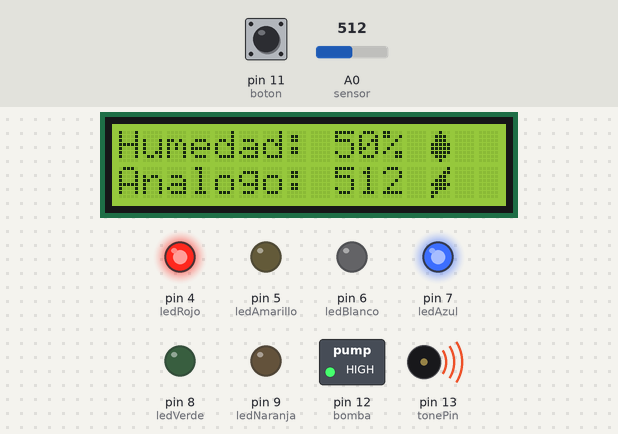
Bench run of a sketch on a simulated Arduino Uno, built with avr-gcc and run on an emulated ATmega328P. Shown: 16×2 character LCD, switched loads named in the sketch (green lamp = pin HIGH), output pins drawn as LEDs (lit = HIGH), buzzer (waves = sounding). Dashed ring = blinking. The inputs (shaded band) are chosen by the test bench; at power-on: A0 (sensor) = 512, pin 11 (boton) LOW. What the sketch prints to the serial monitor is not drawn.

Above: at 1.2 s.
1.3 s: A0 (sensor) set to 306
At 6.3 s:
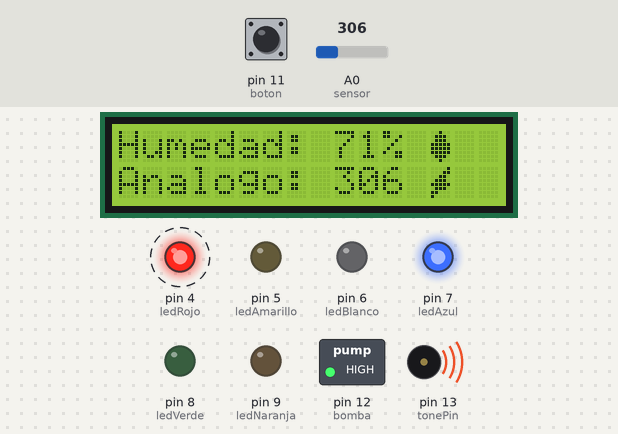
7.8 s: pin 11 (boton) pulled HIGH for 3.2 s
At 11.5 s:
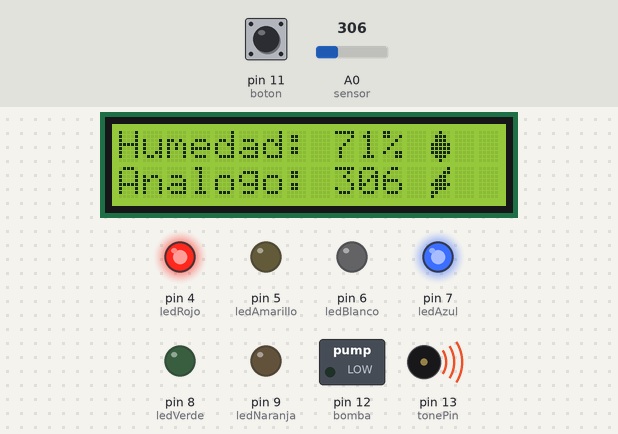
12.6 s: pin 11 (boton) pulled HIGH for 1.3 s
At 15.0 s:
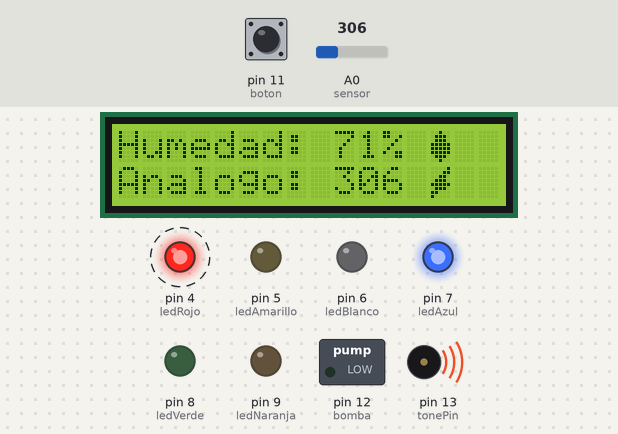
15.4 s: A0 (sensor) set to 90
At 20.0 s:
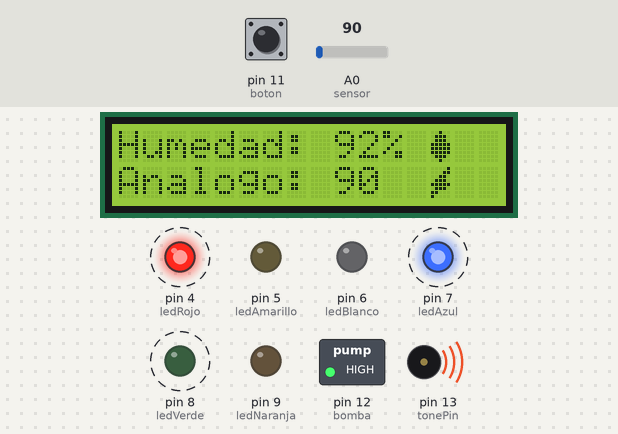
21.9 s: A0 (sensor) set to 900
At 23.9 s:
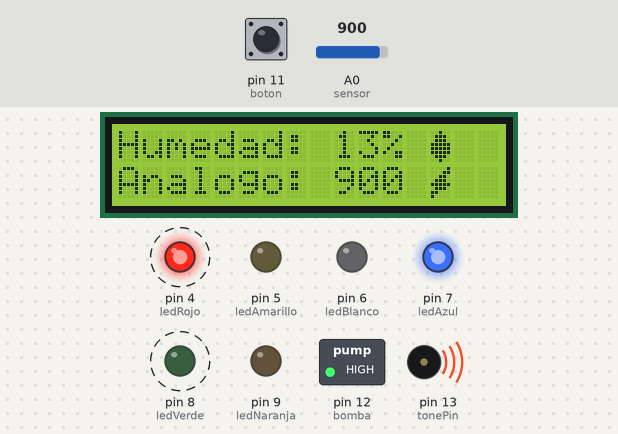
28.4 s: A0 (sensor) set to 1023
At 33.0 s:
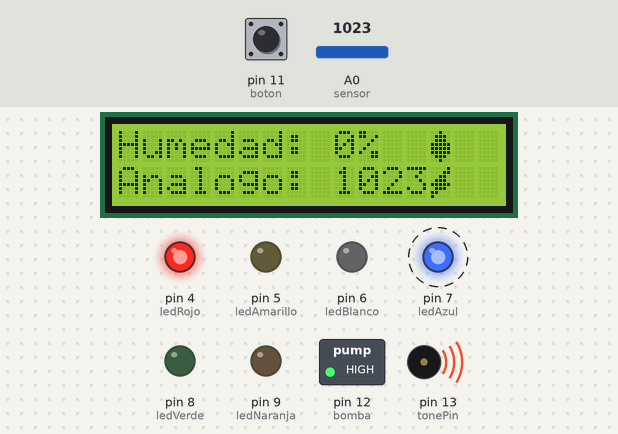
Timing chart, 0 to 35.9 s (numbered marks = the images above; inputs shaded):
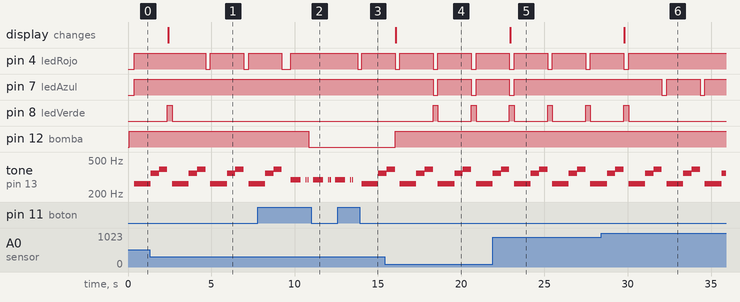

Measured:
- after the input at 1.3 s, pin 4 (ledRojo): alternates HIGH for 2.0 s and LOW for 0.29 s, starting after 3.4 s; pin 8 (ledVerde): goes on until 2.7 s, then stays LOW; the display: changes after 1.1 s (image 1)
- after the input at 7.8 s, pin 12 (bomba): HIGH → LOW after 3.1 s
- after the input at 12.6 s, pin 4 (ledRojo): HIGH → LOW after 1.2 s, → HIGH 0.25 s later
- after the input at 15.4 s, pin 7 (ledAzul): alternates HIGH for 2.0 s and LOW for 0.29 s, starting after 2.9 s; pin 8 (ledVerde): alternates HIGH for 0.29 s and LOW for 2.0 s, starting after 2.9 s; the display: changes after 0.67 s (image 4)
- after the input at 21.9 s, pin 7 (ledAzul): goes on until 23.2 s, then stays HIGH; the display: changes after 1.0 s (image 5)
- after the input at 28.4 s, pin 4 (ledRojo): goes on until 30.1 s, then stays HIGH; pin 7 (ledAzul): alternates HIGH for 2.0 s and LOW for 0.29 s, starting after 3.7 s; pin 8 (ledVerde): goes on until 30.1 s, then stays LOW; the display: changes after 1.4 s (image 6)
- by itself, tone on pin 13 (tonePin): repeats every 2.3 s: 392 Hz 0.50 s, silent 0.29 s, 262 Hz 1.0 s, 349 Hz 0.50 s

The sketch:

codigoFinal.ino
```cpp
#include <Wire.h>
#include <LiquidCrystal_I2C.h>

#define ledVerde 8
#define ledAzul 7
#define ledBlanco 6
#define ledAmarillo 5
#define ledRojo 4
#define ledNaranja 9
#define sensor A0
#define tonePin 13
#define boton 11
#define bomba 12

LiquidCrystal_I2C lcd(0x27,16,2);

bool banderaBomba = false;


byte gota[8] = {
B00100,
B01110,
B01110,
B11111,
B11111,
B11111,
B01110,
B00100
};

byte rayo[8]{
B00001,
B00011,
B00110,
B01110,
B11111,
B01110,
B11000,
B10000

};

// Estado anterior del botón


//control de los leds
void controlLed(int a,int b,int c){
	  digitalWrite(ledVerde, a);
    digitalWrite(ledAzul, b);
    digitalWrite(ledRojo, c);
}


//Obtiene la lectura del sensor y retorna el porcentaje.
uint8_t getSoilmoisture ( void ){
  uint16_t valor =  analogRead(sensor);
  uint8_t porcentaje = map(valor, 0, 1023, 100, 0 );
  return porcentaje;
}

//Obtiene cómo parámetro el resultado de getSoilmoisture
//y realiza la lógica necesaria para cambiar de color los LEDs.
void ledIndicator ( uint8_t data ){

  if(data <= 100 && data > 75){
    //verde
  	controlLed(255,0,0);
  }
  else if(data <= 75 && data > 50){
    //azul
  	controlLed(0,255,0);
  }
  else if(data <= 50 && data > 25){
    //blanco
  	controlLed(255,255,255);
  }
  else if(data <= 25 && data > 0){
    //amarillo
  	controlLed(255,255,0);
  }
  else if(data ==0 ){
    //rojo
  	controlLed(0,0,255);
  }
}


//Realiza lo mismo que la función anterior solo que
//en lugar de cambiar los LEDs de color,
//muestra en la pantalla el porcentaje de humedad.
void showValue( uint8_t data ){
	  lcd.setCursor(0,0);
	  lcd.print("Humedad: ");
    lcd.setCursor(9,0);
    lcd.print("    ");
    lcd.setCursor(9,0);
    lcd.print(data);
  	lcd.print("%");
  	lcd.setCursor(13, 0);
  	lcd.write(byte(0));
  	Serial.print("Humedad: ");
  	Serial.print(data);
  	Serial.println("%");

  	int analogo = analogRead(sensor);

  	lcd.setCursor(0,1);
	  lcd.print("Analogo: ");
    lcd.setCursor(9,1);
    lcd.print("    ");
    lcd.setCursor(9,1);
    lcd.print(analogo);
  	lcd.setCursor(13, 1);
  	lcd.write(byte(1));
  	Serial.print("Analogo: ");
  	Serial.println(analogo);
}

//indicar que melodía va a tocar.
void playSong ( uint8_t song ){

  if(song == LOW){
    controlLed(0,0,0);
    controlLed(0,255,128);
    tone(tonePin, 262, 500);
    delay(500);
    tone(tonePin, 262, 500);
    delay(500);
    tone(tonePin, 349, 500);
    delay(500);
    tone(tonePin, 392, 500);
    delay(500);
    return;
  }
  else{
    controlLed(0,255,128);
  	tone(tonePin, 293, 608.1075);
    delay(675.675);
    delay(225.225);
    tone(tonePin, 293, 66.5117578125);
    delay(73.901953125);
    delay(38.710546875);
    tone(tonePin, 293, 66.5117578125);
    delay(73.901953125);
    return;
  }
}

//Activa la bomba cuando la humedad está por debajo del 80%.
void drainWater ( bool humidityFlag ){
  if(humidityFlag == true ){
    digitalWrite(bomba, LOW);   // poner el Pin en HIGH
    Serial.println("bomba");
  }else{
    digitalWrite(bomba, HIGH);
  }
}


void setup()
{
   lcd.init();
   lcd.backlight();
   pinMode(ledVerde, OUTPUT);
   pinMode(ledAzul, OUTPUT);
   pinMode(ledBlanco, OUTPUT);
   pinMode(ledAmarillo, OUTPUT);
   pinMode(ledRojo, OUTPUT);
   pinMode(ledNaranja, OUTPUT);
   pinMode(sensor, INPUT);
   pinMode(bomba, OUTPUT);
   Serial.begin(9600);
   lcd.createChar(0,gota);
   lcd.createChar(1,rayo);
   pinMode(boton, INPUT);
   pinMode(tonePin, OUTPUT);
   digitalWrite(bomba, HIGH);
}

void loop()
{

  int humedad = getSoilmoisture();
  showValue(humedad);
  delay(250);

  if(digitalRead(boton)){
    banderaBomba = !banderaBomba;
    delay(250);
  }

  // Verifica si el botón ha sido presionado
  while (banderaBomba != 0) {
        playSong(true);
        drainWater(true);
        delay(250);
        controlLed(0,255,0);
        Serial.println("estoy en auto");
        if(digitalRead(boton)){
          banderaBomba = !banderaBomba;
          delay(250);
        }
  }

        playSong(false);
        drainWater(false);
        ledIndicator(humedad);
        Serial.println("estoy en manual");
        Serial.println(banderaBomba);
}
```
